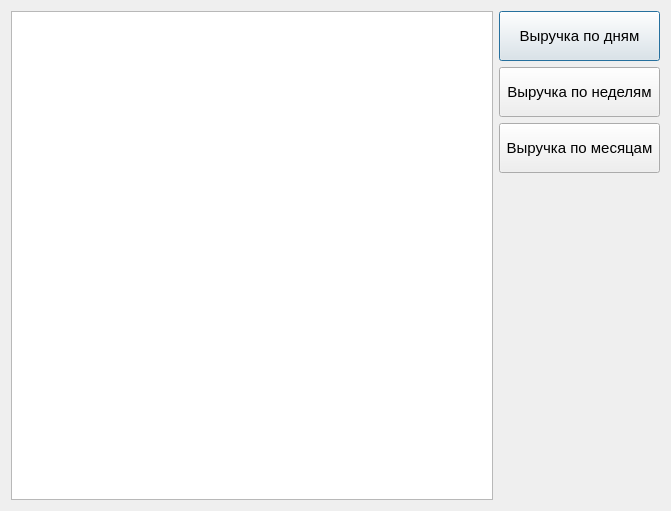
<?xml version="1.0" encoding="UTF-8"?>
<ui version="4.0">
 <class>FormResults</class>
 <widget class="QDialog" name="FormResults">
  <property name="geometry">
   <rect>
    <x>0</x>
    <y>0</y>
    <width>671</width>
    <height>511</height>
   </rect>
  </property>
  <property name="windowTitle">
   <string>Результаты</string>
  </property>
  <layout class="QVBoxLayout" name="verticalLayout">
   <item>
    <layout class="QHBoxLayout" name="horizontalLayout" stretch="3,1">
     <item>
      <widget class="QTableView" name="tableView">
       <property name="font">
        <font>
         <pointsize>11</pointsize>
        </font>
       </property>
       <property name="editTriggers">
        <set>QAbstractItemView::NoEditTriggers</set>
       </property>
       <property name="showDropIndicator" stdset="0">
        <bool>false</bool>
       </property>
       <property name="dragDropOverwriteMode">
        <bool>false</bool>
       </property>
       <property name="selectionMode">
        <enum>QAbstractItemView::SingleSelection</enum>
       </property>
       <property name="selectionBehavior">
        <enum>QAbstractItemView::SelectRows</enum>
       </property>
       <property name="gridStyle">
        <enum>Qt::DotLine</enum>
       </property>
      </widget>
     </item>
     <item>
      <layout class="QVBoxLayout" name="verticalLayout_2">
       <item>
        <widget class="QPushButton" name="cmdDay">
         <property name="minimumSize">
          <size>
           <width>0</width>
           <height>50</height>
          </size>
         </property>
         <property name="font">
          <font>
           <pointsize>11</pointsize>
          </font>
         </property>
         <property name="text">
          <string>Выручка по дням</string>
         </property>
        </widget>
       </item>
       <item>
        <widget class="QPushButton" name="cmdWeek">
         <property name="minimumSize">
          <size>
           <width>0</width>
           <height>50</height>
          </size>
         </property>
         <property name="font">
          <font>
           <pointsize>11</pointsize>
          </font>
         </property>
         <property name="text">
          <string>Выручка по неделям</string>
         </property>
        </widget>
       </item>
       <item>
        <widget class="QPushButton" name="cmdMonth">
         <property name="minimumSize">
          <size>
           <width>0</width>
           <height>50</height>
          </size>
         </property>
         <property name="font">
          <font>
           <pointsize>11</pointsize>
          </font>
         </property>
         <property name="text">
          <string>Выручка по месяцам</string>
         </property>
        </widget>
       </item>
       <item>
        <spacer name="verticalSpacer">
         <property name="orientation">
          <enum>Qt::Vertical</enum>
         </property>
         <property name="sizeHint" stdset="0">
          <size>
           <width>20</width>
           <height>40</height>
          </size>
         </property>
        </spacer>
       </item>
      </layout>
     </item>
    </layout>
   </item>
  </layout>
 </widget>
 <resources/>
 <connections/>
</ui>
